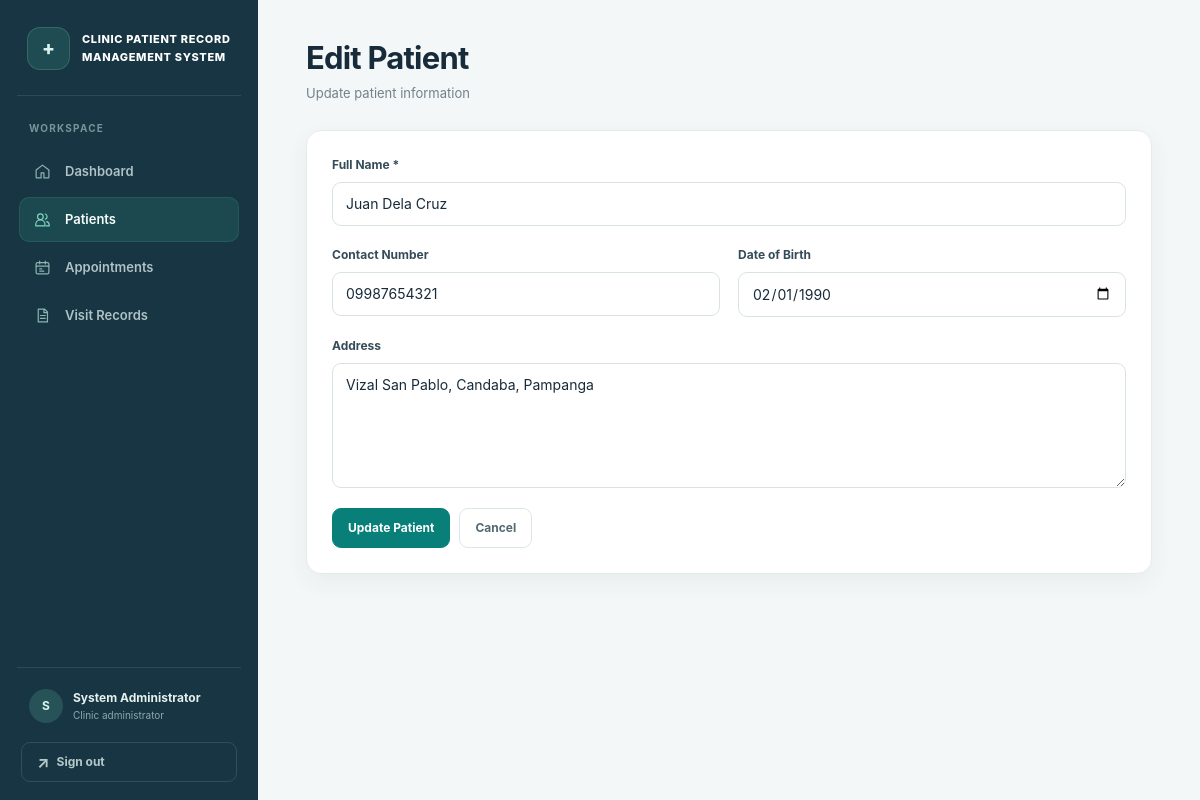
Screenshot of /patients/6/edit (signed in) with the database file from the repository.
### tables this page shows
CREATE TABLE patients (
    patient_id INTEGER PRIMARY KEY AUTOINCREMENT,
    patient_code TEXT UNIQUE NOT NULL,
    name TEXT NOT NULL,
    contact TEXT,
    date_of_birth TEXT,
    address TEXT,
    created_at TEXT NOT NULL DEFAULT CURRENT_TIMESTAMP,
    updated_at TEXT NOT NULL DEFAULT CURRENT_TIMESTAMP
);

### app.py (the view, shortened to what this page needs)
@app.route('/patients/<int:patient_id>/edit', methods=['GET', 'POST'])
@login_required
def edit_patient(patient_id):
    patient = db.get_patient_by_id(patient_id)
    if not patient:
        flash('Patient not found.', 'error')
        return redirect(url_for('patients'))
    return render_template('patient_form.html', action='edit', patient=patient)

### app.py (called while the page is built)
@app.after_request
def prevent_auth_page_caching(response):
    if request.endpoint in {'login', 'logout'}:
        response.headers['Cache-Control'] = 'no-store, no-cache, must-revalidate, max-age=0'
        response.headers['Pragma'] = 'no-cache'
        response.headers['Expires'] = '0'
    return response

def login_required(f):
    @wraps(f)
    def decorated_function(*args, **kwargs):
        if 'user_id' not in session:
            flash('Please log in to access this page.', 'error')
            return redirect(url_for('login'))
        return f(*args, **kwargs)
    return decorated_function

### database.py (called while the page is built)
def get_db_connection():
    conn = sqlite3.connect(DATABASE_PATH)
    conn.row_factory = sqlite3.Row
    conn.execute('PRAGMA foreign_keys = ON')
    return conn

def get_patient_by_id(patient_id):
    conn = get_db_connection()
    patient = conn.execute('SELECT * FROM patients WHERE patient_id = ?', (patient_id,)).fetchone()
    conn.close()
    return patient

### templates/patient_form.html (shortened to what this page needs)
{% extends "base.html" %}
{% block content %}
<div class="content-header">
    <h1>{% if action == 'register' %}Register New Patient{% else %}Edit Patient{% endif %}</h1>
    <p>{% if action == 'register' %}Add a new patient to the system{% else %}Update patient information{% endif %}</p>
</div>
<div class="card form-card">
    <form method="POST">
        <div class="form-group">
            <label for="name" class="form-label">Full Name *</label>
            <input type="text" id="name" name="name" class="form-input" value="{{ patient.name if patient else '' }}" required>
        </div>
        <div class="form-row">
            <div class="form-group">
                <label for="contact" class="form-label">Contact Number</label>
                <input type="text" id="contact" name="contact" class="form-input" value="{{ patient.contact if patient else '' }}">
            </div>
            <div class="form-group">
                <label for="date_of_birth" class="form-label">Date of Birth</label>
                <input type="date" id="date_of_birth" name="date_of_birth" class="form-input" value="{{ patient.date_of_birth if patient else '' }}">
            </div>
        </div>
        <div class="form-group">
            <label for="address" class="form-label">Address</label>
            <textarea id="address" name="address" class="form-textarea">{{ patient.address if patient else '' }}</textarea>
        </div>
        <div class="btn-group">
            <button type="submit" class="btn btn-primary">{% if action == 'register' %}Register Patient{% else %}Update Patient{% endif %}</button>
            <a href="{{ url_for('patients') }}" class="btn btn-secondary">Cancel</a>
        </div>
    </form>
</div>
{% endblock %}

### static/css/style.css (style rules this page uses)
:root { color-scheme: light; --ink: #172b3a; --muted: #71818c; --line: #e4ebed; --canvas: #f4f7f7; --surface: #fff; --teal: #087f78; --teal-dark: #06645f; --teal-soft: #e5f4f1; --navy: #173542; --green: #16836b; --red: #bd4853; --amber: #a96b13; --shadow: 0 8px 24px rgba(25, 54, 65, .055); --radius: 15px; --sidebar-width: 258px; --font: Inter, ui-sans-serif, system-ui, -apple-system, BlinkMacSystemFont, 'Segoe UI', sans-serif; }
*, *::before, *::after { box-sizing: border-box; }
html { min-width: 320px; scroll-behavior: smooth; }
body { margin: 0; color: var(--ink); background: var(--canvas); font: 14px/1.55 var(--font); -webkit-font-smoothing: antialiased; }
h1, h2, h3, h4, p { margin-top: 0; }
h1, h2, h3, h4 { color: var(--ink); font-family: var(--font); line-height: 1.3; }
a { color: var(--teal); text-decoration: none; transition: color .18s ease, background .18s ease, border-color .18s ease, box-shadow .18s ease, transform .18s ease; }
button, input, select, textarea { font: inherit; }
button, a, input, select, textarea { -webkit-tap-highlight-color: transparent; }
.content-header { margin: 0 0 27px; }
.content-header h1 { margin: 0 0 5px; font-size: clamp(25px, 3vw, 31px); font-weight: 750; letter-spacing: -.8px; }
.content-header p { margin: 0; color: var(--muted); font-size: 13px; }
.card, .patient-header, .stat-card { background: var(--surface); border: 1px solid var(--line); border-radius: var(--radius); box-shadow: var(--shadow); }
.card { overflow: hidden; margin-bottom: 20px; }
.form-card { max-width: 900px; }
.card > form:not(.filter-bar) { padding: 25px; }
.form-group { min-width: 0; margin: 0 0 20px; }
.form-label { display: block; margin-bottom: 7px; color: #354c58; font-size: 12px; font-weight: 700; }
.form-input, .form-select, .form-textarea { display: block; width: 100%; min-height: 44px; padding: 10px 13px; color: var(--ink); background: #fff; border: 1px solid #d9e2e4; border-radius: 9px; outline: 0; transition: border-color .2s ease, box-shadow .22s ease, transform .22s cubic-bezier(.2, .75, .25, 1); }
.form-input::placeholder, .form-textarea::placeholder { color: #a2afb4; }
.form-textarea { min-height: 125px; resize: vertical; }
.form-row { display: grid; grid-template-columns: repeat(2, minmax(0, 1fr)); gap: 18px; }
.form-row .form-group { margin-bottom: 20px; }
.btn { display: inline-flex; min-height: 40px; align-items: center; justify-content: center; gap: 7px; padding: 9px 15px; color: #fff; background: var(--teal); border: 1px solid var(--teal); border-radius: 9px; cursor: pointer; font-size: 12px; font-weight: 700; line-height: 1.2; white-space: nowrap; transition: color .18s ease, background .18s ease, border-color .18s ease, box-shadow .22s ease, transform .2s cubic-bezier(.2, .75, .25, 1); }
.btn-secondary { color: #526873; background: #fff; border-color: #dce5e7; }
.btn-group, .action-buttons { display: flex; align-items: center; gap: 9px; flex-wrap: wrap; }
.content-inner > * { animation: rise-in .5s cubic-bezier(.2, .75, .25, 1) both; }
.content-inner > *:nth-child(2) { animation-delay: .06s; }
.card, .patient-header, .stat-card { transition: transform .24s cubic-bezier(.2, .75, .25, 1), box-shadow .24s ease, border-color .24s ease; }

### rows the page displays
patients: name "Juan Dela Cruz", contact "09987654321", date_of_birth "02/01/1990", address "Vizal San Pablo, Candaba, Pampanga"

### other values shown
{{ session.get('full_name', 'U')[:1] }} "S"
{{ session.get('full_name') }} "System Administrator"
